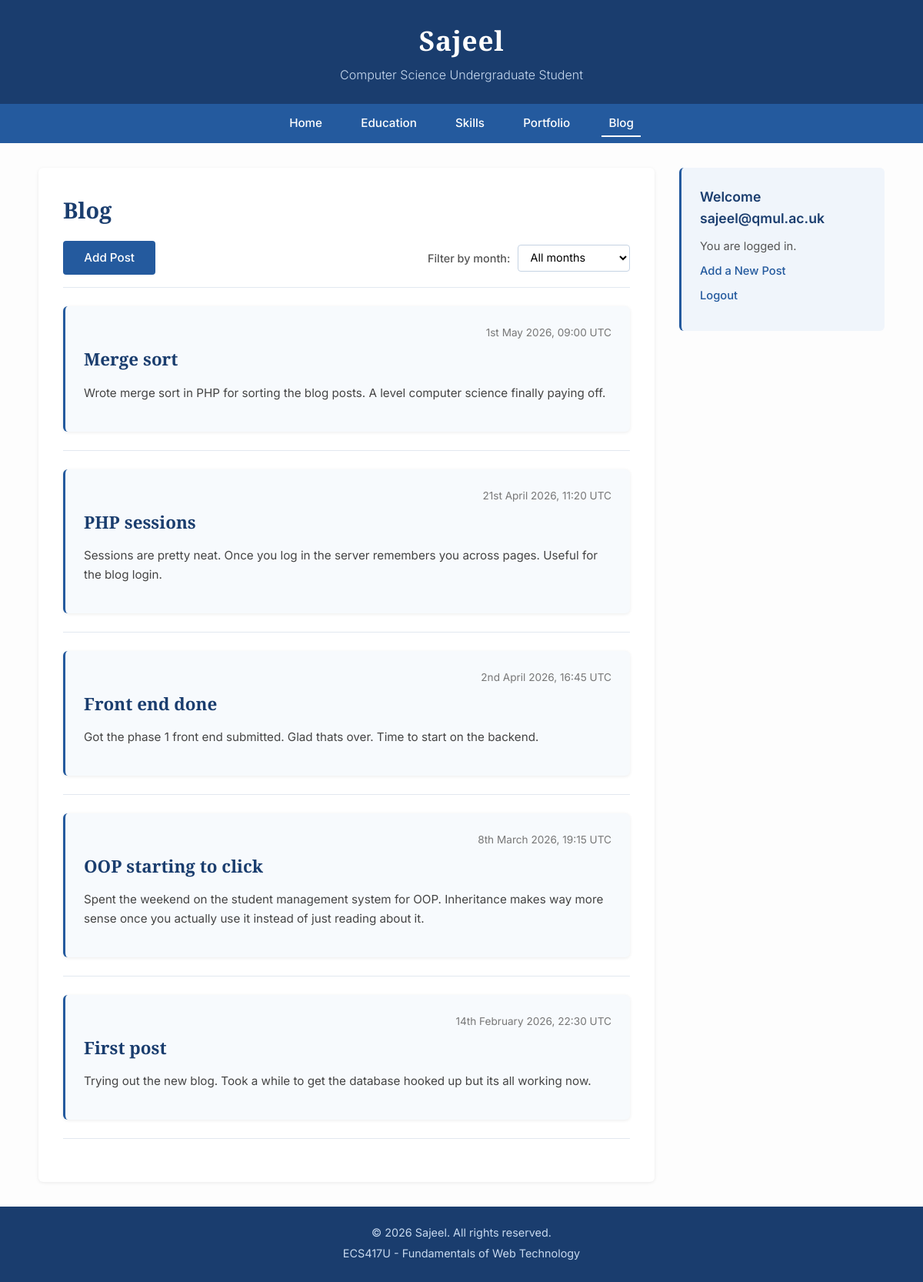
The page /viewBlog.php (signed in) on the database its author committed.
### tables this page shows
CREATE TABLE IF NOT EXISTS posts (
    id INT AUTO_INCREMENT PRIMARY KEY,
    title VARCHAR(255) NOT NULL,
    body TEXT NOT NULL,
    created_at DATETIME NOT NULL
);

### sort.php (called while the page is built, shortened)
<?php
function mergeSort($posts) {
    $count = count($posts);
    if ($count <= 1) {
        return $posts;
    }
    $middle = (int) floor($count / 2);
    $left = array_slice($posts, 0, $middle);
    $right = array_slice($posts, $middle);
    $left = mergeSort($left);
    $right = mergeSort($right);
    return merge($left, $right);
}
function merge($left, $right) {
    $result = [];
    $i = 0;
    $j = 0;
    while ($i < count($left) && $j < count($right)) {
        $leftDate = strtotime($left[$i]['created_at']);
        $rightDate = strtotime($right[$j]['created_at']);
        if ($leftDate >= $rightDate) {
            $result[] = $left[$i];
            $i++;
        } else {
            $result[] = $right[$j];
            $j++;
        }
    }
    while ($i < count($left)) {
        $result[] = $left[$i];
        $i++;
    }
    return $result;
}
?>

### viewBlog.php (the view, shortened to what this page needs)
<?php
require_once 'db.php';
require_once 'sort.php';
$stmt = $pdo->query("SELECT id, title, body, created_at FROM posts");
$posts = $stmt->fetchAll(PDO::FETCH_ASSOC);
$selectedMonth = $_GET['month'] ?? 'all';
$posts = mergeSort($posts);
?>
<!DOCTYPE html>
<html lang="en">
<head>
    <link rel="stylesheet" href="reset.css">
    <link rel="stylesheet" href="styles.css">
</head>
<body>
    <header>
        <h1>Sajeel</h1>
        <p>Computer Science Undergraduate Student</p>
    </header>
    <nav>
        <ul>
            <li><a href="index.php">Home</a></li>
            <li><a href="education.php">Education</a></li>
            <li><a href="skills.php">Skills</a></li>
            <li><a href="portfolio.php">Portfolio</a></li>
            <li><a href="viewBlog.php" class="active">Blog</a></li>
        </ul>
    </nav>
    <div class="page-wrapper">
        <article>
            <h2>Blog</h2>
            <section class="blog-controls">
                <a href="addEntry.php" class="btn btn-primary">Add Post</a>
                <form method="get" action="viewBlog.php" class="month-filter">
                    <label for="month">Filter by month:</label>
                    <select name="month" id="month">
                        <option value="all" <?php echo $selectedMonth === 'all' ? 'selected' : ''; ?>>All months</option>
                    </select>
                </form>
            </section>
            <section>
                <?php if (empty($posts)): ?>
                    <p>No blog posts to display. <a href="addEntry.php">Add the first post</a>.</p>
                <?php else: ?>
                    <?php foreach ($posts as $post): ?>
                        <article class="blog-post">
                            <p class="post-date">
                                <?php echo date('jS F Y, H:i', strtotime($post['created_at'])); ?> UTC
                            </p>
                            <h3 class="post-title"><?php echo htmlspecialchars($post['title']); ?></h3>
                            <p class="post-body"><?php echo nl2br(htmlspecialchars($post['body'])); ?></p>
                        </article>
                        <hr>
                    <?php endforeach; ?>
                <?php endif; ?>
            </section>
        </article>
        <aside>
            <?php if (isset($_SESSION['user_email'])): ?>
                <h3>Welcome <?php echo htmlspecialchars($_SESSION['user_email']); ?></h3>
                <p>You are logged in.</p>
                <p><a href="addEntry.php">Add a New Post</a></p>
                <p><a href="logout.php">Logout</a></p>
            <?php else: ?>
                <h3>Blogger Area</h3>
                <p>Log in to add new blog posts.</p>
                <p><a href="login.php">Login</a></p>
            <?php endif; ?>
        </aside>
    </div>
    <footer>
        <p>&copy; 2026 Sajeel. All rights reserved.</p>
        <p>ECS417U - Fundamentals of Web Technology</p>
    </footer>
</body>
</html>

### styles.css (style rules this page uses)
body { font-family: 'Inter', sans-serif; font-size: 1rem; line-height: 1.6; color: #333; background-color: #fdfdfd; }
header { background-color: #1a3d6e; color: #fff; padding: 1.5em 2em; text-align: center; }
header h1 { font-family: 'Playfair Display', serif; font-size: 2.2em; font-weight: 700; letter-spacing: 0.02em; }
header p { font-size: 1em; font-weight: 300; margin-top: 0.3em; color: #c8daf0; }
nav { background-color: #245a9e; padding: 0.8em 1em; }
nav ul { display: flex; justify-content: center; gap: 2em; flex-wrap: wrap; }
nav ul li a { color: #fff; font-size: 0.95em; font-weight: 500; padding: 0.4em 0.6em; transition: color 0.2s; }
nav ul li a.active { border-bottom: 2px solid #fff; }
.page-wrapper { display: grid; grid-template-columns: 3fr 1fr; gap: 2em; max-width: 1100px; margin: 2em auto; padding: 0 1.5em; }
article { background-color: #fff; padding: 2em; border-radius: 6px; box-shadow: 0 1px 4px rgba(0, 0, 0, 0.08); }
article h2 { font-family: 'Playfair Display', serif; font-size: 1.8em; font-weight: 600; color: #1a3d6e; margin-bottom: 0.6em; }
article h3 { font-size: 1.15em; font-weight: 600; color: #245a9e; margin-top: 1.2em; margin-bottom: 0.4em; }
article p { margin-bottom: 0.9em; color: #444; }
section { margin-bottom: 1.8em; }
section:last-child { margin-bottom: 0; }
aside { background-color: #f0f5fb; padding: 1.5em; border-radius: 6px; border-left: 3px solid #245a9e; align-self: start; }
aside h3 { font-size: 1.1em; font-weight: 600; color: #1a3d6e; margin-bottom: 0.6em; }
aside p { font-size: 0.92em; color: #555; margin-bottom: 0.6em; }
aside a { color: #245a9e; font-weight: 500; }
footer { background-color: #1a3d6e; color: #c8daf0; text-align: center; padding: 1.5em; font-size: 0.9em; margin-top: 2em; }
footer p { margin-bottom: 0.3em; }
.btn { padding: 0.65em 1.8em; border-radius: 4px; font-weight: 500; font-size: 0.95em; cursor: pointer; transition: background-color 0.2s; }
.btn-primary { background-color: #245a9e; color: #fff; }
.blog-post { background-color: #f7fafd; padding: 1.5em; border-radius: 6px; margin-bottom: 1.5em; border-left: 3px solid #245a9e; }
.post-date { font-size: 0.85em; color: #777; margin-bottom: 0.4em; text-align: right; }
.post-title { font-family: 'Playfair Display', serif; font-size: 1.4em; color: #1a3d6e; margin-bottom: 0.6em; margin-top: 0; }
.post-body { font-size: 0.95em; line-height: 1.6; color: #444; }
article hr { border: none; border-top: 1px solid #e2e8f0; margin: 1.5em 0; }
.blog-controls { display: flex; justify-content: space-between; align-items: center; flex-wrap: wrap; gap: 1em; margin-bottom: 1.5em; padding-bottom: 1em; border-bottom: 1px solid #e2e8f0; }
.month-filter { display: flex; align-items: center; gap: 0.6em; }
.month-filter label { font-size: 0.9em; color: #555; font-weight: 500; }
.month-filter select { padding: 0.5em 0.8em; border: 1px solid #c5d3e3; border-radius: 4px; font-size: 0.9em; background-color: #fff; cursor: pointer; font-family: 'Inter', sans-serif; }

### rows shown on the page
posts: created_at "1st May 2026, 09:00", title "Merge sort", body "Wrote merge sort in PHP for sorting the blog posts. A level computer science finally paying off."
posts: created_at "21st April 2026, 11:20", title "PHP sessions", body "Sessions are pretty neat. Once you log in the server remembers you across pages. Useful for the blog login."
posts: created_at "2nd April 2026, 16:45", title "Front end done", body "Got the phase 1 front end submitted. Glad thats over. Time to start on the backend."
posts: created_at "8th March 2026, 19:15", title "OOP starting to click", body "Spent the weekend on the student management system for OOP. Inheritance makes way more sense once you actually use it instead of just reading about it."
posts: created_at "14th February 2026, 22:30", title "First post", body "Trying out the new blog. Took a while to get the database hooked up but its all working now."

### other values the page prints
$_SESSION['user_email'] "sajeel@qmul.ac.uk"
